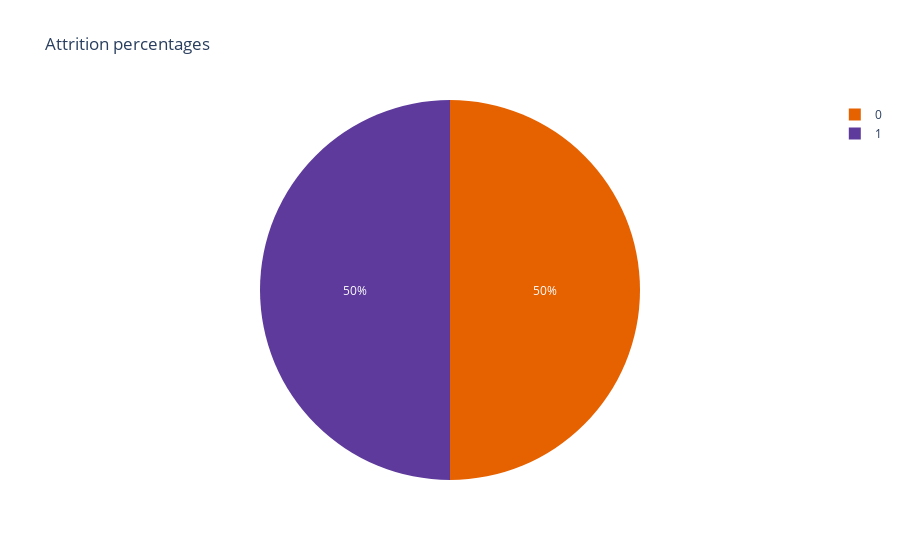

Source (notebook cell):
### Code cell
import plotly.express as px
fig = px.pie(df_upsampled, names='Attrition', title='Attrition percentages',color_discrete_sequence=['#E66100','#5D3A9B'])
fig.show()

### Figure 1 — Plotly figure (JSON) as saved in the notebook; plotly's stock layout.template omitted (floating-point values rounded to 4 significant figures; data arrays with more than 128 entries replaced by an {"elided": "..."} marker saying what was removed)
{"data": [{"domain": {"x": [0, 1], "y": [0, 1]}, "hovertemplate": "Attrition=%{label}<extra></extra>", "labels": {"elided": "2466 int values"}, "legendgroup": "", "name": "", "showlegend": true, "type": "pie"}], "layout": {"legend": {"tracegroupgap": 0}, "piecolorway": ["#E66100", "#5D3A9B"], "title": {"text": "Attrition percentages"}}}
